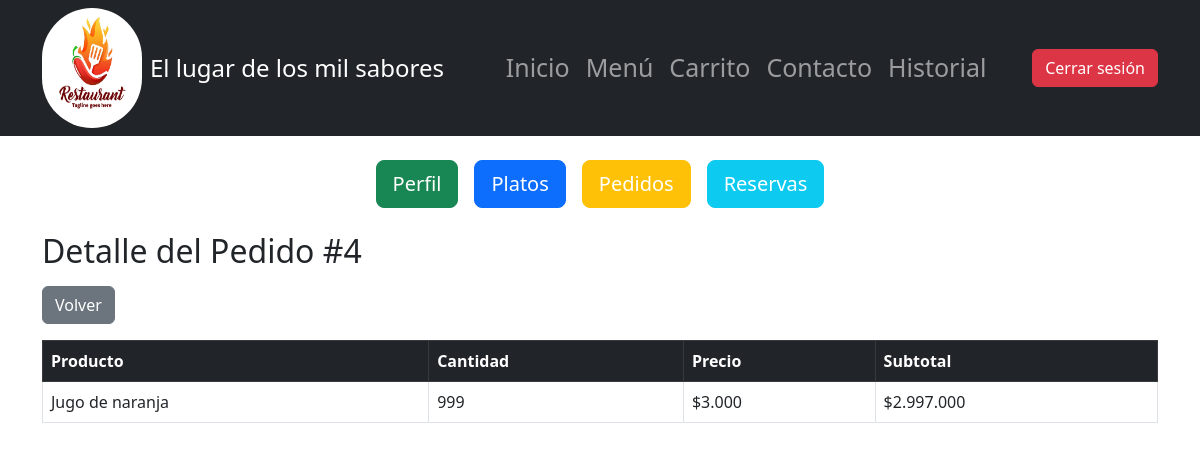
Page /Views/HTML/Detallepedido.php?id=4 (signed in) on the committed database.
### tables this page shows
CREATE TABLE `pedido_detalle` (
  `Id_Detalle` int(11) NOT NULL,
  `Id_Pedido` int(11) NOT NULL,
  `Id_Producto` int(11) NOT NULL,
  `Cantidad` int(11) NOT NULL,
  `Precio` decimal(10,2) NOT NULL,
  `Subtotal` decimal(10,2) DEFAULT NULL
);

CREATE TABLE `producto` (
  `Id_Producto` int(5) NOT NULL,
  `Nombre` varchar(30) NOT NULL,
  `Descripcion` varchar(255) NOT NULL,
  `Precio` int(10) NOT NULL,
  `Categoria` enum('Entradas','Platos Fuertes','Postres','Bebidas') NOT NULL,
  `Imagen` varchar(255) NOT NULL,
  `Disponibilidad` enum('Disponible','No Disponible') NOT NULL,
  `Id_Menu` int(5) NOT NULL,
  `Disponible` tinyint(1) NOT NULL DEFAULT 1
);

### Config/conexion.php (called while the page is built, shortened)
<?php
class Database {
    private static $host = "localhost";
    private static $dbname = "restaurantenuevo";
    private static $username = "adminis";
    private static $password = "12345";
    private static $charset = "utf8mb4";
    private static $pdo = null;
    public static function connect() {
        if (self::$pdo === null) {
            try {
                $dsn = "mysql:host=" . self::$host . ";dbname=" . self::$dbname . ";charset=" . self::$charset;
                self::$pdo = new PDO($dsn, self::$username, self::$password);
                self::$pdo->setAttribute(PDO::ATTR_ERRMODE, PDO::ERRMODE_EXCEPTION);
            } catch (PDOException $e) {
                die("Error de conexión: " . $e->getMessage());
            }
        }
        return self::$pdo;
    }
}

### Modelo/PedidoDetalle.php (called while the page is built, shortened)
<?php
require_once __DIR__ . "/../Config/conexion.php";
class PedidoDetalle {
    private $db;
    public function __construct() {
        $this->db = Database::connect();
    }
    public function listarDetalles($idPedido) {
        $sql = "SELECT pd.*, p.Nombre
                FROM pedido_detalle pd
                INNER JOIN producto p ON p.Id_Producto = pd.Id_Producto
                WHERE pd.Id_Pedido = :id";
        $stmt = $this->db->prepare($sql);
        $stmt->bindParam(":id", $idPedido);
        $stmt->execute();
        return $stmt->fetchAll(PDO::FETCH_ASSOC);
    }
}

### Views/HTML/Detallepedido.php (the view, shortened to what this page needs)
<?php
require_once __DIR__ . "/../../Modelo/PedidoDetalle.php";
$idPedido = $_GET['id'];
$detalle = new PedidoDetalle();
$detalles = $detalle->listarDetalles($idPedido);
?>
<!DOCTYPE html>
<html lang="es">
<head>
    <link rel="stylesheet"
          href="https://cdn.jsdelivr.net/npm/bootstrap@5.3.0/dist/css/bootstrap.min.css">
</head>
<body>
<nav class="navbar navbar-expand-lg navbar-dark bg-dark">
    <div class="container">
      <a class="navbar-brand d-flex align-items-center" style="height: 120px;" href="#">
        <img src="../Img/logo 1.jpg" alt="Logo" width="100" height="120" class="me-2 rounded-pill">
        <span class="fs-4">El lugar de los mil sabores</span>
      </a>
      <div class="collapse navbar-collapse" id="navbarNav">
        <ul class="navbar-nav ms-auto">
          <li class="nav-item">
            <a class="nav-link" style="font-size: 25px;" href="../Index.html">Inicio</a>
          </li>
          <li class="nav-item">
            <a class="nav-link" style="font-size: 25px;" href="../Html/Menu.html">Menú</a>
          </li>
          <li class="nav-item">
            <a class="nav-link" style="font-size: 25px;" href="../Html/Carrito.html">Carrito</a>
          </li>
          <li class="nav-item">
            <a class="nav-link" style="font-size: 25px;" href="../Html/Contacto.html">Contacto</a>
          </li>
          <li class="nav-item">
            <a class="nav-link" style="font-size: 25px;" href="../Html/Historial.html">Historial</a>
          </li>
        </ul>
        <div class="ms-auto">
            <form action="../../Controlador/usuariocontrolador.php" method="POST">
                <button class="btn btn-danger text-white" type="submit" name="cerrar">Cerrar sesión</button>
            </form>
        </div>
      </div>
    </div>
</nav>
<div class="container my-4">
    <div class="d-flex justify-content-center gap-3 flex-wrap">
        <a href="perfil.php" class="btn btn-success btn-lg">Perfil</a>
        <a href="crudplatos.php" class="btn btn-primary btn-lg">Platos</a>
        <a href="pedidos.php" class="btn btn-warning btn-lg text-white">Pedidos</a>
        <a href="reservas.php" class="btn btn-info btn-lg text-white">Reservas</a>
    </div>
</div>
<div class="container mt-4">
<h2 class="mb-3">Detalle del Pedido #<?= $idPedido ?></h2>
<a href="Pedidos.php" class="btn btn-secondary mb-3">Volver</a>
<?php if (empty($detalles)): ?>
    <div class="alert alert-warning">
        Este pedido no tiene detalles registrados.
    </div>
<?php else: ?>
<table class="table table-bordered">
    <thead class="table-dark">
        <tr>
            <th>Producto</th>
            <th>Cantidad</th>
            <th>Precio</th>
            <th>Subtotal</th>
        </tr>
    </thead>
    <tbody>
    <?php foreach ($detalles as $d): ?>
        <tr>
            <td><?= $d['Nombre'] ?></td>
            <td><?= $d['Cantidad'] ?></td>
            <td>$<?= number_format($d['Precio'], 0, ',', '.') ?></td>
            <td>$<?= number_format($d['Subtotal'], 0, ',', '.') ?></td>
        </tr>
    <?php endforeach; ?>
    </tbody>
</table>
<?php endif; ?>
</div>
</body>
</html>

### rows in the picture
pedido_detalle: Id_Producto.Nombre "Jugo de naranja", Cantidad "999", Precio "3.000", Subtotal "2.997.000"

### other values in the picture
$idPedido "4"
